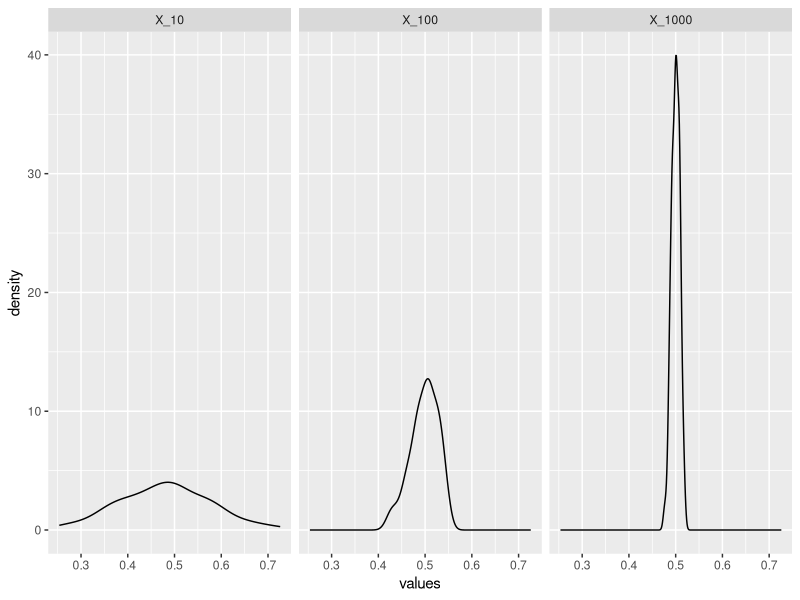

Source code (R):
## ---- chunk 1
knitr::opts_chunk$set(echo = TRUE)
## ---- chunk 2
library(dplyr)
library(ggplot2)
library(tidyr)
## ---- chunk 3
sample_from_dist<- function(N, dist){
  # A wrapper function to sample from different distributions 
  # N = sample size
  # dist = probability distribution, can be "normal", "unif", "binom"
  if(dist == "normal"){
    s <- rnorm(N, 100, 10)
  }
  if(dist == "unif"){
    s <- runif(N)
  }
  if(dist == "binom"){
    s <- rbinom(N, 1, prob = 0.5)
  }
  return(s)
}

## ---- chunk 4
simulate <- function(N, dist){
  # Function to simulate different sample mean sizes 
  # N = sample size
  # dist = probability distribution, can be "normal", "unif", "binom"
  sim <- vector(mode = "numeric", length = 100L)
  for(i in 1:100){
    sim[i] <- mean(sample_from_dist(N, dist))
  }
  return(sim)
}
## ---- chunk 5
demo <- tibble(
  X_10 = simulate(10, "unif"),
  X_100 = simulate(100, "unif"),
  X_1000 = simulate(1000, "unif")
)

demo %>% 
  pivot_longer(
    cols = everything(), 
    names_to = "samples",
    values_to = "values"
  )%>%
  ggplot(aes(values))+
  geom_density()+
  facet_wrap(~samples)

